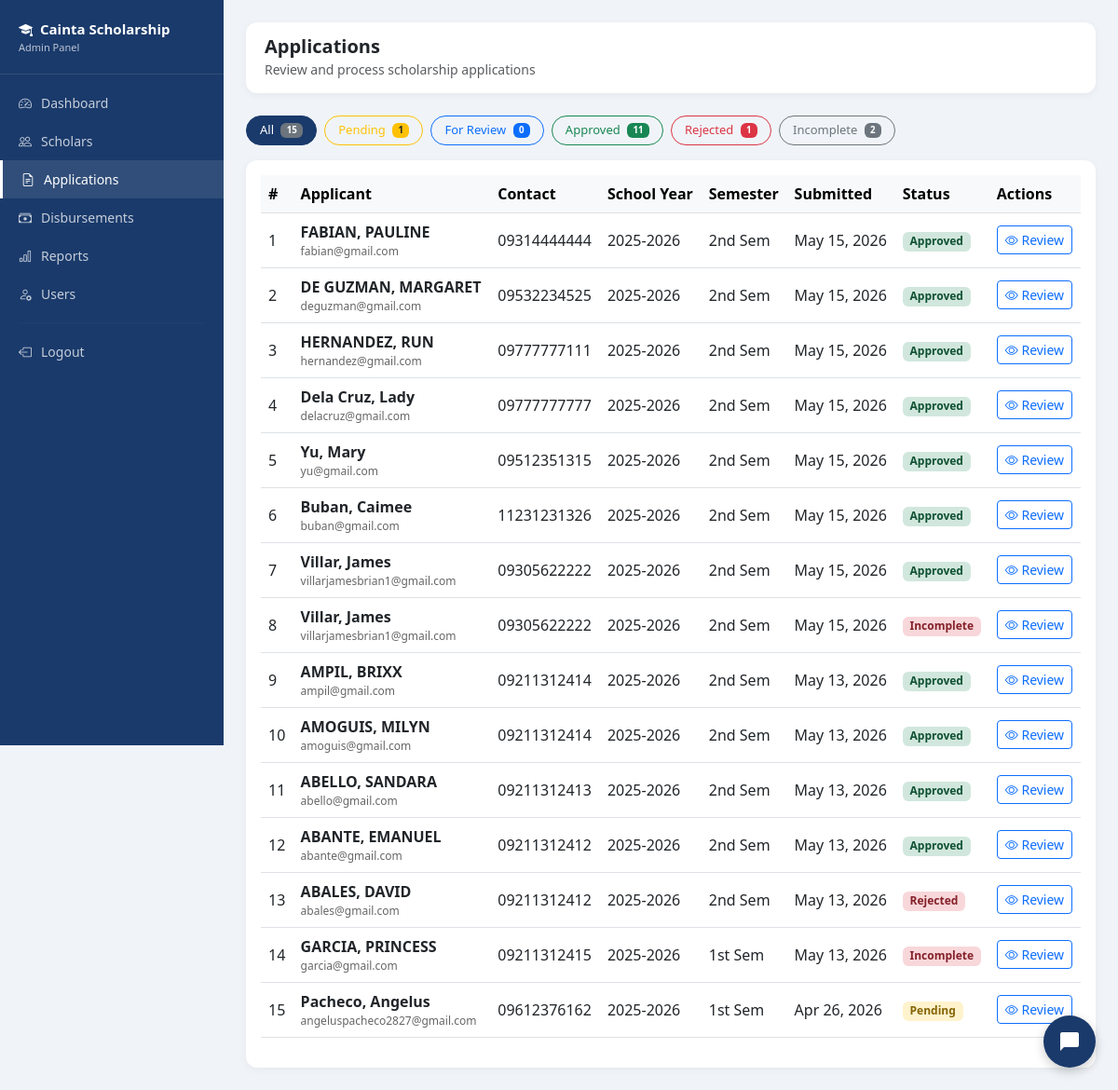
Page /admin/applications.php (signed in) on the committed database.
### tables this page shows
CREATE TABLE `applications` (
  `application_id` int(11) NOT NULL,
  `scholar_id` int(11) NOT NULL,
  `school_year` varchar(20) DEFAULT NULL,
  `semester` enum('1st','2nd') DEFAULT NULL,
  `gwa` decimal(4,2) DEFAULT NULL,
  `monthly_income` decimal(10,2) DEFAULT NULL,
  `status` enum('pending','for_review','approved','rejected','incomplete') DEFAULT 'pending',
  `remarks` text DEFAULT NULL,
  `submitted_at` timestamp NOT NULL DEFAULT current_timestamp(),
  `father_name` varchar(100) DEFAULT NULL,
  `father_occupation` varchar(100) DEFAULT NULL,
  `mother_name` varchar(100) DEFAULT NULL,
  `mother_occupation` varchar(100) DEFAULT NULL
);

CREATE TABLE `students` (
  `student_id` int(11) NOT NULL,
  `first_name` varchar(50) NOT NULL,
  `last_name` varchar(50) NOT NULL,
  `middle_name` varchar(50) DEFAULT NULL,
  `email` varchar(100) NOT NULL,
  `password` varchar(255) NOT NULL,
  `contact_no` varchar(20) DEFAULT NULL,
  `address` text DEFAULT NULL,
  `barangay` varchar(100) DEFAULT NULL,
  `birthdate` date DEFAULT NULL,
  `gender` enum('Male','Female') DEFAULT NULL,
  `is_active` tinyint(4) DEFAULT 1,
  `created_at` timestamp NOT NULL DEFAULT current_timestamp(),
  `is_archived` tinyint(4) DEFAULT 0,
  `archived_at` timestamp NULL DEFAULT NULL,
  `archive_reason` varchar(255) DEFAULT NULL
);

### admin/applications.php (the view, shortened to what this page needs)
<?php
require_once '../includes/db.php';
$filter = $_GET['filter'] ?? 'all';
if($filter != 'all') {
    $stmt = $pdo->prepare("
        SELECT a.*, s.first_name, s.last_name, s.email, s.contact_no
        FROM applications a
        JOIN students s ON a.scholar_id = s.student_id
        WHERE a.status = ?
        ORDER BY a.submitted_at DESC
    ");
    $stmt->execute([$filter]);
} else {
    $stmt = $pdo->query("
        SELECT a.*, s.first_name, s.last_name, s.email, s.contact_no
        FROM applications a
        JOIN students s ON a.scholar_id = s.student_id
        ORDER BY a.submitted_at DESC
    ");
}
$applications = $stmt->fetchAll();
$counts = $pdo->query("SELECT status, COUNT(*) as cnt FROM applications GROUP BY status")->fetchAll(PDO::FETCH_KEY_PAIR);
?>
<!DOCTYPE html>
<html lang="en">
<head>
    <link href="https://cdn.jsdelivr.net/npm/bootstrap@5.3.0/dist/css/bootstrap.min.css" rel="stylesheet">
    <link href="https://cdn.jsdelivr.net/npm/bootstrap-icons@1.10.0/font/bootstrap-icons.css" rel="stylesheet">
</head>
<body>
<div class="sidebar" id="sidebar">
    <div class="sidebar-brand">
        <i class="bi bi-mortarboard-fill me-2"></i>Cainta Scholarship
        <small>Admin Panel</small>
    </div>
    <nav>
        <a href="dashboard.php" class="nav-link"><i class="bi bi-speedometer2"></i> Dashboard</a>
        <a href="scholars.php" class="nav-link"><i class="bi bi-people"></i> Scholars</a>
        <a href="applications.php" class="nav-link active"><i class="bi bi-file-earmark-text"></i> Applications</a>
        <a href="disbursements.php" class="nav-link"><i class="bi bi-cash-stack"></i> Disbursements</a>
        <a href="reports.php" class="nav-link"><i class="bi bi-bar-chart"></i> Reports</a>
        <a href="users.php" class="nav-link"><i class="bi bi-person-gear"></i> Users</a>
        <hr style="border-color: rgba(255,255,255,0.1); margin: 10px 20px;">
        <a href="../logout.php" class="nav-link"><i class="bi bi-box-arrow-left"></i> Logout</a>
    </nav>
</div>
<div class="main-content">
    <div class="topbar">
        <div>
            <h5 class="mb-0 fw-bold">Applications</h5>
            <small class="text-muted">Review and process scholarship applications</small>
        </div>
    </div>
    <div class="mb-3 d-flex gap-2 flex-wrap">
        <a href="applications.php" class="btn btn-outline-secondary filter-btn <?= $filter=='all'?'active':'' ?>">
            All <span class="badge bg-secondary ms-1"><?= array_sum($counts) ?></span>
        </a>
        <a href="applications.php?filter=pending" class="btn btn-outline-warning filter-btn <?= $filter=='pending'?'active':'' ?>">
            Pending <span class="badge bg-warning text-dark ms-1"><?= $counts['pending'] ?? 0 ?></span>
        </a>
        <a href="applications.php?filter=for_review" class="btn btn-outline-primary filter-btn <?= $filter=='for_review'?'active':'' ?>">
            For Review <span class="badge bg-primary ms-1"><?= $counts['for_review'] ?? 0 ?></span>
        </a>
        <a href="applications.php?filter=approved" class="btn btn-outline-success filter-btn <?= $filter=='approved'?'active':'' ?>">
            Approved <span class="badge bg-success ms-1"><?= $counts['approved'] ?? 0 ?></span>
        </a>
        <a href="applications.php?filter=rejected" class="btn btn-outline-danger filter-btn <?= $filter=='rejected'?'active':'' ?>">
            Rejected <span class="badge bg-danger ms-1"><?= $counts['rejected'] ?? 0 ?></span>
        </a>
        <a href="applications.php?filter=incomplete" class="btn btn-outline-secondary filter-btn <?= $filter=='incomplete'?'active':'' ?>">
            Incomplete <span class="badge bg-secondary ms-1"><?= $counts['incomplete'] ?? 0 ?></span>
        </a>
    </div>
    <div class="card">
        <div class="card-body">
            <div class="table-responsive">
                <table class="table table-hover align-middle">
                    <thead class="table-light">
                        <tr>
                            <th>#</th>
                            <th>Applicant</th>
                            <th>Contact</th>
                            <th>School Year</th>
                            <th>Semester</th>
                            <th>Submitted</th>
                            <th>Status</th>
                            <th>Actions</th>
                        </tr>
                    </thead>
                    <tbody>
                        <?php if(empty($applications)): ?>
                        <tr>
                            <td colspan="8" class="text-center text-muted py-4">
                                <i class="bi bi-file-earmark fs-3 d-block mb-2"></i>
                                No applications found.
                            </td>
                        </tr>
                        <?php else: ?>
                        <?php foreach($applications as $i => $app): ?>
                        <tr>
                            <td><?= $i + 1 ?></td>
                            <td>
                                <strong><?= htmlspecialchars($app['last_name'] . ', ' . $app['first_name']) ?></strong>
                                <div style="font-size:12px; color:#666;"><?= htmlspecialchars($app['email']) ?></div>
                            </td>
                            <td><?= htmlspecialchars($app['contact_no']) ?></td>
                            <td><?= $app['school_year'] ?></td>
                            <td><?= $app['semester'] ?> Sem</td>
                            <td><?= date('M d, Y', strtotime($app['submitted_at'])) ?></td>
                            <td>
                                <span class="badge badge-<?= $app['status'] ?>">
                                    <?= ucfirst(str_replace('_', ' ', $app['status'])) ?>
                                </span>
                            </td>
                            <td>
                                <button class="btn btn-sm btn-outline-primary"
                                    onclick="viewApplication(<?= htmlspecialchars(json_encode($app)) ?>)">
                                    <i class="bi bi-eye"></i> Review
                                </button>
                            </td>
                        </tr>
                        <?php endforeach; ?>
                        <?php endif; ?>
                    </tbody>
                </table>
            </div>
        </div>
    </div>
</div>
<?php include '../chatbot_widget.php'; ?>
</body>
</html>

### admin/applications.php (style rules this page uses)
body { font-family: 'Segoe UI', sans-serif; background: #f0f4f8; }
.sidebar { width: 240px; min-height: 100vh; background: #1A3A6B; position: fixed; top: 0; left: 0; padding-top: 20px; z-index: 1050; transition: transform 0.3s ease; }
.sidebar-brand { color: white; font-size: 15px; font-weight: 600; padding: 0 20px 20px; border-bottom: 1px solid rgba(255,255,255,0.1); margin-bottom: 10px; }
.sidebar-brand small { display: block; font-size: 11px; opacity: 0.7; font-weight: 400; }
.nav-link { color: rgba(255,255,255,0.75); padding: 10px 20px; font-size: 14px; display: flex; align-items: center; gap: 10px; }
.nav-link:hover, .nav-link.active { color: white; background: rgba(255,255,255,0.1); border-left: 3px solid #fff; }
.main-content { margin-left: 240px; padding: 24px; }
.topbar { background: white; border-radius: 12px; padding: 14px 20px; margin-bottom: 24px; display: flex; justify-content: space-between; align-items: center; box-shadow: 0 2px 8px rgba(0,0,0,0.05); }
.card { border: none; border-radius: 12px; box-shadow: 0 2px 8px rgba(0,0,0,0.05); }
.badge-pending { background: #fff3cd; color: #856404; }
.badge-approved { background: #d1e7dd; color: #0f5132; }
.badge-rejected { background: #f8d7da; color: #842029; }
.badge-incomplete { background: #f8d7da; color: #842029; }
.filter-btn { border-radius: 20px; font-size: 13px; padding: 5px 14px; }
.filter-btn.active { background: #1A3A6B; color: white; border-color: #1A3A6B; }
@media (min-width: 769px) { .sidebar { transform: translateX(0) !important; } }

### rows in the picture
applications: students.last_name+first_name "FABIAN, PAULINE", students.email "fabian@gmail.com", students.contact_no "09314444444", school_year "2025-2026", semester "2nd", submitted_at "May 15, 2026", status "Approved"
applications: students.last_name+first_name "DE GUZMAN, MARGARET", students.email "deguzman@gmail.com", students.contact_no "09532234525", school_year "2025-2026", semester "2nd", submitted_at "May 15, 2026", status "Approved"
applications: students.last_name+first_name "HERNANDEZ, RUN", students.email "hernandez@gmail.com", students.contact_no "09777777111", school_year "2025-2026", semester "2nd", submitted_at "May 15, 2026", status "Approved"
applications: students.last_name+first_name "Dela Cruz, Lady", students.email "delacruz@gmail.com", students.contact_no "09777777777", school_year "2025-2026", semester "2nd", submitted_at "May 15, 2026", status "Approved"
applications: students.last_name+first_name "Yu, Mary", students.email "yu@gmail.com", students.contact_no "09512351315", school_year "2025-2026", semester "2nd", submitted_at "May 15, 2026", status "Approved"
applications: students.last_name+first_name "Buban, Caimee", students.email "buban@gmail.com", students.contact_no "11231231326", school_year "2025-2026", semester "2nd", submitted_at "May 15, 2026", status "Approved"
applications: students.last_name+first_name "Villar, James", students.email "villarjamesbrian1@gmail.com", students.contact_no "09305622222", school_year "2025-2026", semester "2nd", submitted_at "May 15, 2026", status "Approved"
applications: students.last_name+first_name "Villar, James", students.email "villarjamesbrian1@gmail.com", students.contact_no "09305622222", school_year "2025-2026", semester "2nd", submitted_at "May 15, 2026", status "Incomplete"
applications: students.last_name+first_name "AMPIL, BRIXX", students.email "ampil@gmail.com", students.contact_no "09211312414", school_year "2025-2026", semester "2nd", submitted_at "May 13, 2026", status "Approved"
applications: students.last_name+first_name "AMOGUIS, MILYN", students.email "amoguis@gmail.com", students.contact_no "09211312414", school_year "2025-2026", semester "2nd", submitted_at "May 13, 2026", status "Approved"
applications: students.last_name+first_name "ABELLO, SANDARA", students.email "abello@gmail.com", students.contact_no "09211312413", school_year "2025-2026", semester "2nd", submitted_at "May 13, 2026", status "Approved"
applications: students.last_name+first_name "ABANTE, EMANUEL", students.email "abante@gmail.com", students.contact_no "09211312412", school_year "2025-2026", semester "2nd", submitted_at "May 13, 2026", status "Approved"
applications: students.last_name+first_name "ABALES, DAVID", students.email "abales@gmail.com", students.contact_no "09211312412", school_year "2025-2026", semester "2nd", submitted_at "May 13, 2026", status "Rejected"
applications: students.last_name+first_name "GARCIA, PRINCESS", students.email "garcia@gmail.com", students.contact_no "09211312415", school_year "2025-2026", semester "1st", submitted_at "May 13, 2026", status "Incomplete"
applications: students.last_name+first_name "Pacheco, Angelus", students.email "angeluspacheco2827@gmail.com", students.contact_no "09612376162", school_year "2025-2026", semester "1st", submitted_at "Apr 26, 2026", status "Pending"

### other values in the picture
array_sum($counts) "15"
$counts['pending'] "1"
$counts['for_review'] "0"
$counts['approved'] "11"
$counts['rejected'] "1"
$counts['incomplete'] "2"
